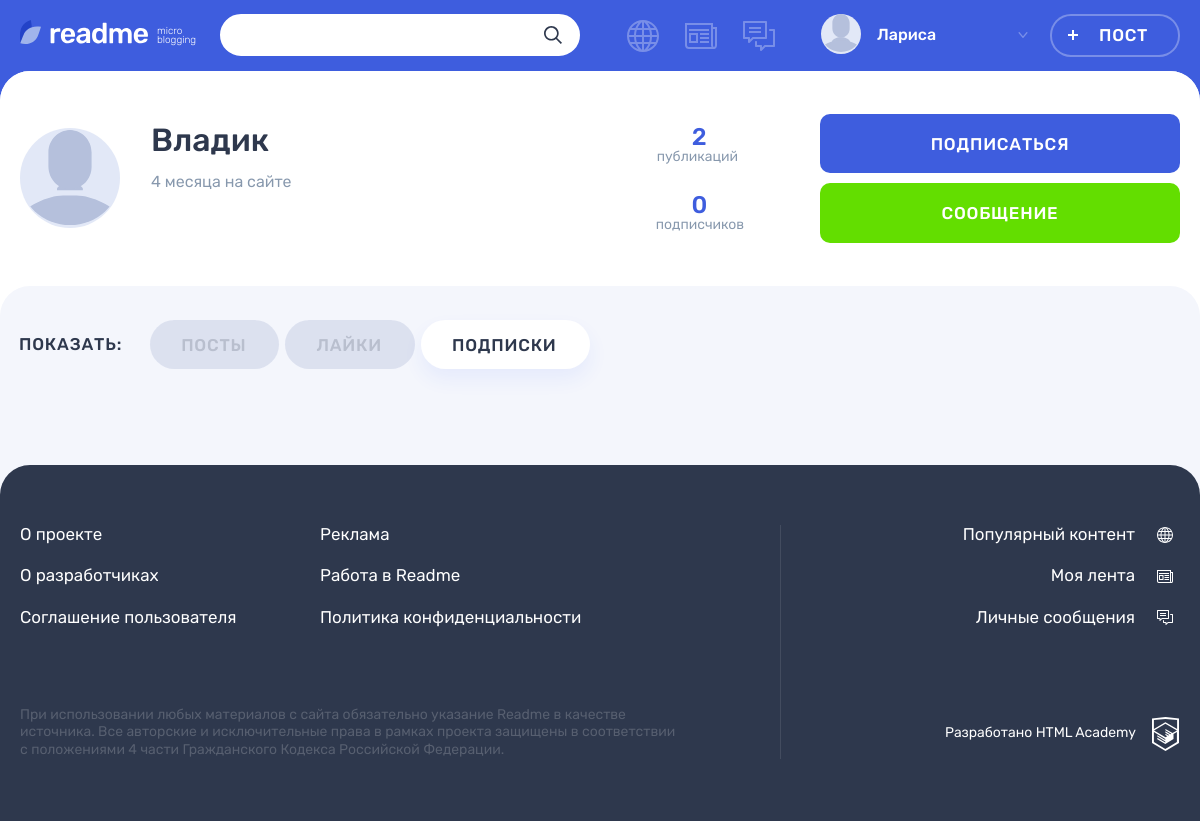
The page /profile.php?author_id=2&profile-content=subscriptions (signed in) on the database its author committed.
### tables this page shows
CREATE TABLE users (
  id INT UNSIGNED AUTO_INCREMENT PRIMARY KEY,
  registration_date DATETIME NOT NULL DEFAULT CURRENT_TIMESTAMP,
  email VARCHAR(255) NOT NULL UNIQUE,
  login VARCHAR(255) NOT NULL UNIQUE,
  password VARCHAR(255),
  avatar VARCHAR(255)
);

CREATE TABLE posts (
  id INT UNSIGNED AUTO_INCREMENT PRIMARY KEY,
  date_creation DATETIME NOT NULL DEFAULT CURRENT_TIMESTAMP,
  title VARCHAR(255) NOT NULL,
  content TEXT(1000) DEFAULT NULL,
  quote_author VARCHAR(255) DEFAULT NULL,
  image TEXT DEFAULT NULL,
  video VARCHAR(255) DEFAULT NULL,
  website_link VARCHAR(255) DEFAULT NULL,
  views_number INT DEFAULT 0,
  author_id INT UNSIGNED,
  type_id INT UNSIGNED,
  original_recoding_author INT UNSIGNED,
  original_id INT UNSIGNED,
  repost BOOLEAN DEFAULT NULL,

  FOREIGN KEY (author_id) REFERENCES users (id),
  FOREIGN KEY (type_id) REFERENCES content_type (id),
  FOREIGN KEY (original_recoding_author) REFERENCES users (id),
  FOREIGN KEY (original_id) REFERENCES posts (id)
);

### helpers.php (called while the page is built, shortened)
<?php
function get_noun_plural_form(int $number, string $one, string $two, string $many): string
{
    $number = (int)$number;
    $mod10 = $number % 10;
    $mod100 = $number % 100;
    switch (true) {
        case ($mod100 >= 11 && $mod100 <= 20):
            return $many;
        case ($mod10 > 5):
            return $many;
        case ($mod10 >= 2 && $mod10 <= 4):
            return $two;
        default:
            return $many;
    }
}
function include_template(string $name, array $data = []): string
{
    $name = 'templates/' . $name;
    extract($data);
    require $name;
    $result = ob_get_clean();
    return $result;
}
function getRelativeFormat(string $date, string $value="назад"): string
{
    $currentDate = new DateTime("", new DateTimeZone("Europe/Moscow"));
    $publicationDate = new DateTime($date);
    $difference = $currentDate->diff($publicationDate);
    $minutes = $difference->i;
    $hours = $difference->h;
    $days = $difference->d;
    $weeks = floor($days / 7);
    $months = $difference->m;
    $minute = get_noun_plural_form($minutes, 'минуту', 'минуты', 'минут');
    $hour = get_noun_plural_form($hours, 'час', 'часа', 'часов');
    $day = get_noun_plural_form($days, 'день', 'дня', 'дней');
    $week = get_noun_plural_form($weeks, 'неделю', 'недели', 'недель');
    $month = get_noun_plural_form($months, 'месяц', 'месяца', 'месяцев');
    if ($months > 0) {
        $timeDifference = "{$months} {$month} {$value}";
    } elseif ($weeks > 0) {
        $timeDifference = "{$weeks} {$week} {$value}";
    } elseif ($days > 0) {
        $timeDifference = "{$days} {$day} {$value}";
    } elseif ($hours > 0) {
        $timeDifference = "{$hours} {$hour} {$value}";
    } elseif ($minutes > 0) {
        $timeDifference = "{$minutes} {$minute} {$value}";
    } else {
        $timeDifference = "только что";
    }
    return $timeDifference;
}

### templates/profile.php (the view, shortened to what this page needs)
<main class="page__main page__main--profile">
  <div class="profile profile--posts">
    <div class="profile__user-wrapper">
      <div class="profile__user user container">
        <div class="profile__user-info user__info">
          <div class="profile__avatar user__avatar">
            <img class="profile__picture user__picture" src="uploads/<?= !empty($authorData['avatar']) && file_exists('uploads/' . $authorData['avatar']) ? htmlspecialchars($authorData['avatar']) : "icon-input-user.svg" ?>" alt="Аватар пользователя">
          </div>
          <div class="profile__name-wrapper user__name-wrapper">
            <span class="profile__name user__name"><?= htmlspecialchars($authorData['login']) ?></span>
            <time class="profile__user-time user__time" datetime="<?= htmlspecialchars($authorData['registration_date']) ?>"><?= getRelativeFormat(htmlspecialchars($authorData['registration_date']), "на сайте") ?></time>
          </div>
        </div>
        <div class="profile__rating user__rating">
          <p class="profile__rating-item user__rating-item user__rating-item--publications">
            <span class="user__rating-amount"><?= $postsCount ?></span>
            <span class="profile__rating-text user__rating-text">публикаций</span>
          </p>
          <p class="profile__rating-item user__rating-item user__rating-item--subscribers">
            <span class="user__rating-amount"><?= $followerCounts['count'] ?></span>
            <span class="profile__rating-text user__rating-text">подписчиков</span>
          </p>
        </div>
        <div class="profile__user-buttons user__buttons">
          <?php if ($followerInformation['follower'] !== $user): ?>
          <a class="profile__user-button user__button user__button--subscription button button--main" href="subscription.php?author_id=<?= htmlspecialchars($_GET['author_id']) ?>">Подписаться</a>
          <?php  else: ?>
          <a class="profile__user-button user__button user__button--subscription button button--main" href="subscription.php?author_id=<?= htmlspecialchars($_GET['author_id']) ?>">Отписаться</a>
          <?php endif ?>
          <a class="profile__user-button user__button user__button--writing button button--green" href="<?= htmlspecialchars($_GET['author_id']) !== $user ? 'messages.php?interlocutor_id=' . htmlspecialchars($_GET['author_id']) : '' ?>">Сообщение</a>
        </div>
      </div>
    </div>
    <div class="profile__tabs-wrapper tabs">
      <div class="container">
        <div class="profile__tabs filters">
          <b class="profile__tabs-caption filters__caption">Показать:</b>
          <ul class="profile__tabs-list filters__list tabs__list">
            <li class="profile__tabs-item filters__item">
              <a class="profile__tabs-link filters__button<?= $activeClass = !isset($_GET['profile-content']) ? ' filters__button--active tabs__item tabs__item--active' : ''; ?> button" href="profile.php?author_id=<?= $_GET['author_id'] ?>">Посты</a>
            </li>
            <li class="profile__tabs-item filters__item">
              <a class="profile__tabs-link filters__button<?= $activeClass = isset($_GET['profile-content']) && $_GET['profile-content'] === 'likes' ? ' filters__button--active tabs__item tabs__item--active' : ''; ?> button" href="profile.php?author_id=<?= $_GET['author_id'] ?>&profile-content=likes">Лайки</a>
            </li>
            <li class="profile__tabs-item filters__item">
              <a class="profile__tabs-link filters__button <?= $activeClass = isset($_GET['profile-content']) && $_GET['profile-content'] === 'subscriptions' ? ' filters__button--active tabs__item tabs__item--active' : ''; ?> button" href="profile.php?author_id=<?= $_GET['author_id'] ?>&profile-content=subscriptions">Подписки</a>
            </li>
          </ul>
        </div>
      </div>
    </div>
  </div>
</main>

### rows shown on the page
users: login "Владик", registration_date "4 месяца на сайте"
posts: id "2"

### other values the page prints
$userName "Лариса"
$followerCounts['count'] "0"
$russianValues[$menuElement] "Популярный контент"
$russianValues[$menuElement] "Моя лента"
$russianValues[$menuElement] "Личные сообщения"
